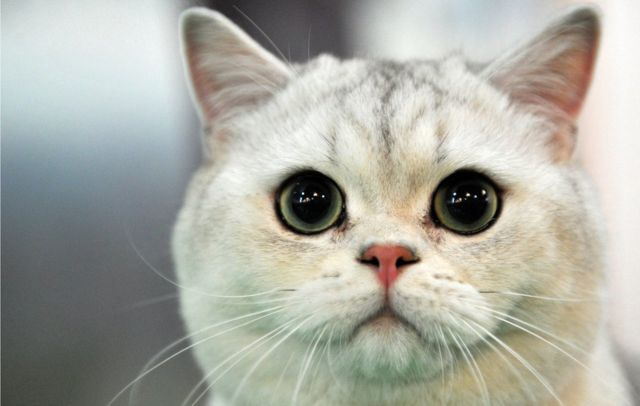
//> input picture test.jpg, 640 x 406 px
$ ./sobelDerivativeFilter   (built with g++ and OpenCV 4)
//> lines starting //> are read from the running program, lines starting //| are printed output that depends on the picture
#include <opencv2/opencv.hpp>
#include <math.h>
#include <iostream>

using namespace std;
using namespace cv;


/*
Sobel Derivative Filter
Derivative: Kenarlar daha belirgin
Sobel: 1. dereceden turevi alinir. Keskinlestirir.
Laplacian: 2. dereceden turevi alinir.
-> Laplacian da kenarlar Sobele gore daha belirgin.
*/
void sobel() {

	Mat image = imread("Resources/test.jpg");
//> image is the input picture: 406 rows x 640 cols, CV_8UC3; mean B, G, R 162.8, 172, 171.4

	if (!image.data) {
		cout << "Error loading image" << "\n";
	}

	Mat imgGray, ssobel, laplacian;

	Sobel(image, ssobel, CV_32F, 1, 1, 3, 1, 0, BORDER_DEFAULT);
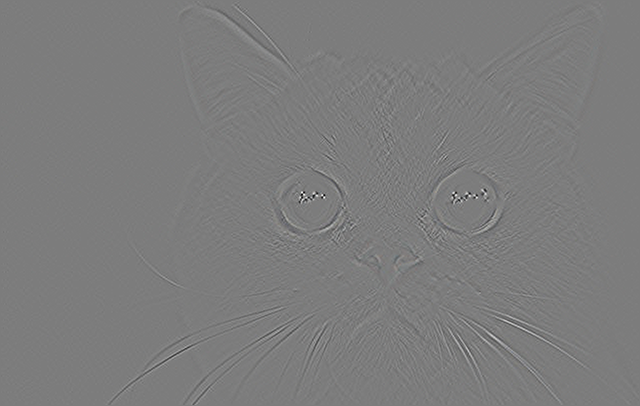
//> ssobel: 406 rows x 640 cols, CV_32FC3; mean B, G, R 0, 0, 0; drawn with min black and max white
	Laplacian(image, laplacian, CV_32F, 5, 1, 0, BORDER_DEFAULT);
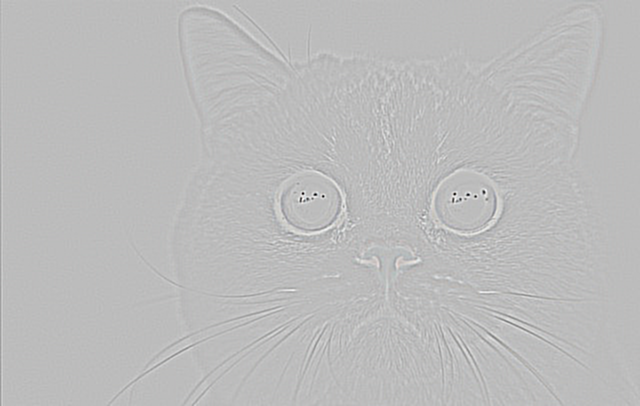
//> laplacian: 406 rows x 640 cols, CV_32FC3; mean B, G, R -0.7, -0.7, -0.8; drawn with min black and max white

	cvtColor(image, imgGray, COLOR_BGR2GRAY);
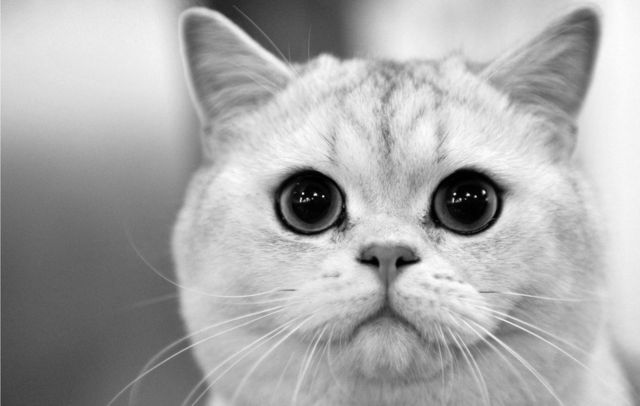
//> imgGray: 406 rows x 640 cols, CV_8UC1; min 0, max 253, mean 170.8

	Mat blurred = imgGray.clone();
	int filterSize = 5;
	int stdDev = 2.0;
	GaussianBlur(imgGray, blurred, Size(filterSize, filterSize), stdDev);

	float sobel_x[9] = { -1,0,1,-2,0,-2,-1,0,1 };
	Mat kernel_x = Mat(3, 3, CV_32F, sobel_x);

	float sobel_y[9] = { 1,2,1,0,0,0,-1,-2,-1 };
	Mat kernel_y = Mat(3, 3, CV_32F, sobel_y);


	Mat result_x, result_y;
	filter2D(blurred, result_x, -1, kernel_x, Point(-1, -1), 0, BORDER_DEFAULT);
//> result_x: 406 rows x 640 cols, CV_8UC1; every value is 0
	filter2D(blurred, result_y, -1, kernel_y, Point(-1, -1), 0, BORDER_DEFAULT);
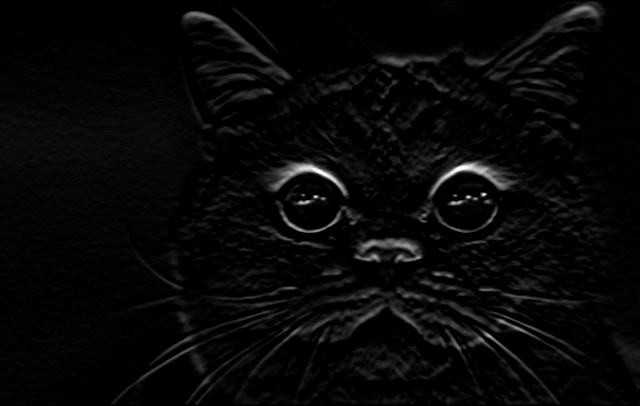
//> result_y: 406 rows x 640 cols, CV_8UC1; min 0, max 255, mean 7.4

	Mat magnitude = imgGray.clone();
	for (int i = 0; i < magnitude.rows; i++) {
		for (int j = 0; j < magnitude.cols; j++) {
			magnitude.at<unsigned char>(i, j) = sqrt(pow(result_x.at<unsigned char>(i, j), 2) +
				pow(result_y.at<unsigned char>(i, j), 2));
		}
	}


	imshow("Orijinal", image);
	imshow("My Sobel Resim", magnitude);
	imshow("Sobel Resim", ssobel);  //kaydettigi resim ile kodu calistirdigimde cikan resim farkli oldu.
	imshow("Laplacian Resim", laplacian);


	//tam olarak sobel filtresini uygulayamad齧.
	int k = waitKey(0);
//> the space key is pressed
	if (k == 's')
	{
		imwrite("Resources/orijinal_resim.jpg", image);
		imwrite("Resources/sobel_resim.jpg", ssobel);
		imwrite("Resources/my_sobel_resim.jpg", magnitude);
		imwrite("Resources/laplacian_resim.jpg", laplacian);
		cout << "Resimler 'Resources' dosyasina kaydedildi.";
	}
}

int main() {
	sobel();
}
